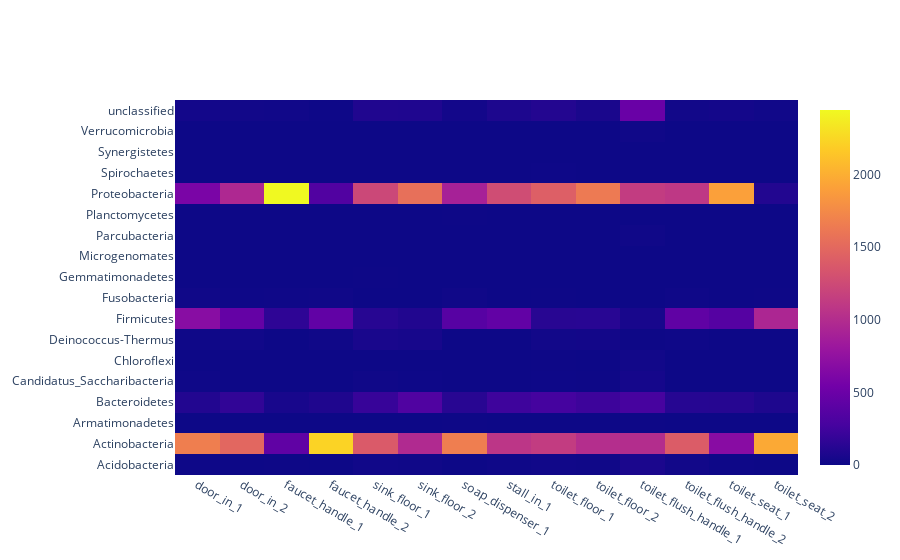

The notebook cell saved with this chart:
### Code cell
#Generation d'une heatmap afin de voir les regroupements possibles d'embranchements dans les echantillons
import plotly.graph_objects as go

#On regroupe les données par embrancchements
matrice=df.groupby(by="embranchement").sum()

#On recuperer les noms des indexs et des columns dans des listes
embranchement = matrice.index.values
samples = list(matrice.columns.values)

#Generation de la heatmap avec plotly
fig = go.Figure(data=go.Heatmap(
                   z=matrice,
                   x=samples,
                   y=embranchement,
                   hoverongaps = False))
fig.show()

### Figure 1 — Plotly figure (JSON) as saved in the notebook; plotly's stock layout.template omitted (floating-point values rounded to 4 significant figures; data arrays with more than 128 entries replaced by an {"elided": "..."} marker saying what was removed)
{"data": [{"hoverongaps": false, "type": "heatmap", "x": ["door_in_1", "door_in_2", "faucet_handle_1", "faucet_handle_2", "sink_floor_1", "sink_floor_2", "soap_dispenser_1", "stall_in_1", "toilet_floor_1", "toilet_floor_2", "toilet_flush_handle_1", "toilet_flush_handle_2", "toilet_seat_1", "toilet_seat_2"], "y": ["Acidobacteria", "Actinobacteria", "Armatimonadetes", "Bacteroidetes", "Candidatus_Saccharibacteria", "Chloroflexi", "Deinococcus-Thermus", "Firmicutes", "Fusobacteria", "Gemmatimonadetes", "Microgenomates", "Parcubacteria", "Planctomycetes", "Proteobacteria", "Spirochaetes", "Synergistetes", "Verrucomicrobia", "unclassified"], "z": {"elided": "18x14 int values"}}], "layout": {}}
